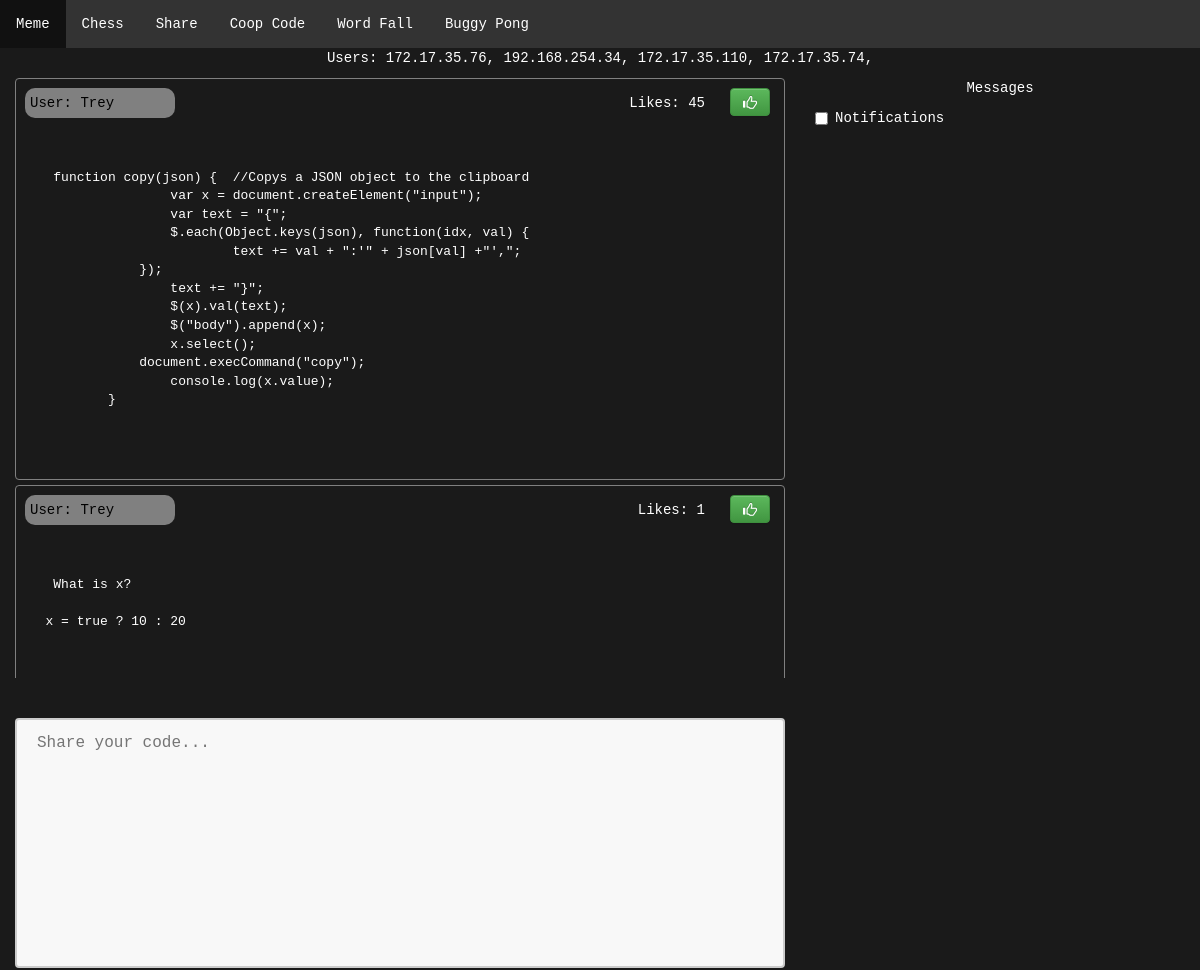
/share (upper part), run on an earlier commit of the app's database.
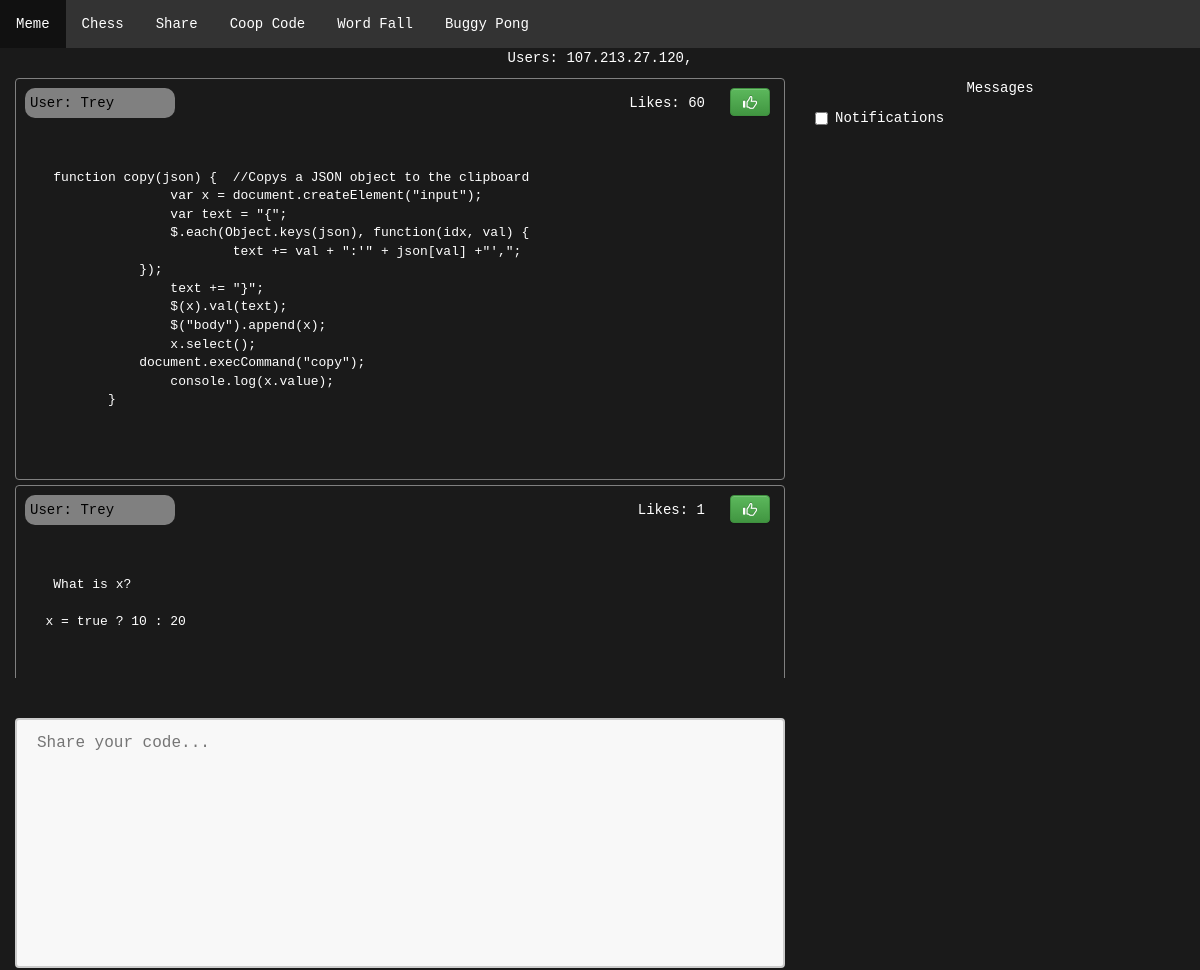
And on a later commit of the database.
### tables this page shows
CREATE TABLE room (id INTEGER PRIMARY KEY, user TEXT, FOREIGN KEY(user) REFERENCES code(user));

CREATE TABLE code (id INTEGER PRIMARY KEY, code TEXT, user TEXT, likes INTEGER);

### app/main/views.py (the view)
@main.route('/share', methods=['GET', 'POST'])
def share():
	db = get_db()
	form = CodeForm()
	name = request.remote_addr
	if str(name) in known_ip:
		name = known_ip[str(name)]
	if form.validate_on_submit():
		code = form.code.data
		user = form.user.data
		db.execute("INSERT INTO code (user,code) VALUES(?,?)", (user,code))
		return redirect(url_for('.share'))
	form.user.default = name
	form.process()
	code = db.execute("SELECT id,code,user,likes FROM code;").fetchall()
	users = db.execute("SELECT user FROM room").fetchall()
	return render_template('code.html', form=form, code=code, user=name, users=users)

### app/main/forms.py
class CodeForm(FlaskForm):
	user = StringField('User',  render_kw={"placeholder": "Username"})
	code = TextAreaField('code', validators=[DataRequired()], render_kw={"placeholder": "Share your code..."})
	submit = SubmitField('Share')

### app/__init__.py (called while the page is built)
def get_db():
        db = getattr(g, '_database', None)
        if not db:
                db = g._database = sqlite3.connect(DATABASE)
        return db

### app/main/views.py (called while the page is built)
@main.before_request
def before_request():
	print('@main.before_request called in main/views.py')

@main.before_app_request
def before_app_request():
	pass

### manage.py (called while the page is built)
@app.teardown_appcontext
def close_connection(exception):
	db = getattr(g, '_database', None)
	if db:
		db.commit()
		db.close()

### app/templates/code.html (shortened to what this page needs)
{% extends 'base.html' %}
{% block content %}
	<div class="container-fluid">
		<div class="text-center">
			<p id="users"> Users:
			{% for u in users %}
				<span id="{{u[0]}}">{{u[0]}},  </span>
			{% endfor %}
			</p>
		</div>
		<div class="row">
			<div class="col-sm-8">
				<div style="height: 600px; overflow: auto;">
					{% for c in code | reverse %}
						<p class="p-title"> User: {{c[2]}} </p>
						<button onclick="like({{c[0]}});" style="float: right; margin-top: 10px; margin-right: 15px;" type="button" class="btn btn-success">  <span class="glyphicon glyphicon-thumbs-up" aria-hidden="true"></span> </button>
						<p id="post{{c[0]}}" style="float: right; margin-top: 15px; margin-right: 25px;"> Likes: {{c[3]}} </p>
						<div class="code-block">
							<pre><code> {{ c[1] }} </code> </pre>
						</div>
					{% endfor %}
				</div>
				<div style="margin-top: 40px; text-align: center;">
					<form method="POST" action="/share">
						{{ form.code(class='block') }}
					</form>
				</div>
			</div>
			<div class="col-sm-4">
				<form>
					<p class="text-center"> Messages </p>
					 <label class="checkbox-inline">
					  <input type="checkbox" id="notify"> Notifications
					</label>
				</form>
				<div style="height: 80%; overflow: auto;" id="chat">
				</div>
			</div>
		</div>
	</div>
{% endblock %}

### app/templates/base.html (shortened to what this page needs)
<html>
	<head>
<link rel="stylesheet" href="https://maxcdn.bootstrapcdn.com/bootstrap/3.3.7/css/bootstrap.min.css">
<link rel="stylesheet" href="https://maxcdn.bootstrapcdn.com/bootstrap/3.3.7/css/bootstrap-theme.min.css">
	</head>
	<body>
		{% block nav %}
		<ul class="nav">
		  <li><a href="/">Meme</a></li>
		  <li><a href="/play">Chess</a></li>
		  <li><a href="/share">Share</a></li>
		  <li><a href="/coop">Coop Code</a></li>
		  <li><a href="/wordFall">Word Fall</a></li>
		  <li><a href="/pong">Buggy Pong</a></li>
		</ul>
		{% endblock %}
		{% block content %}
		{% endblock %}
	</body>
</html>

### app/templates/base.html (style rules this page uses)
body { font-family: 'Courier New'; }
.nav { list-style-type: none; margin: 0; padding: 0; overflow: hidden; background-color: #333; }
.nav li { float: left; }
.nav li a { display: block; color: white; text-align: center; padding: 14px 16px; text-decoration: none; }

### app/templates/code.html (style rules this page uses)
body { background: #1a1a1a; color: white; }
pre { background: none; color: white; border: none; }
code { color: white; background: none; }
.block { width: 100%; height: 250px; padding: 12px 20px; box-sizing: border-box; border: 2px solid #ccc; border-radius: 4px; background-color: #f8f8f8; font-size: 16px; resize: none; margin-bottom: 10px; color: black; }
.code-block { border-radius: 4px; border: 1px solid gray; margin-bottom: 5px; margin-top: 0px; padding-top: 0px; padding-left: 20px; padding-bottom: 10px; white-space: pre-wrap; }
.p-title { margin: 0px; background: gray; border-radius: 10px; color: black; width: 150px; padding: 5px; float: left; margin: 10px; }
.code-block code { margin: 0px; padding: 0px; }
textarea { resize: none; }

What changed in the data, as far as the page shows it:
removed room: user "172.17.35.76"
removed room: user "192.168.254.34"
removed room: user "172.17.35.110"
removed room: user "172.17.35.74"
added room: user "107.213.27.120"
changed code (number 1 of 2 on the later page): likes "45" → "60"
